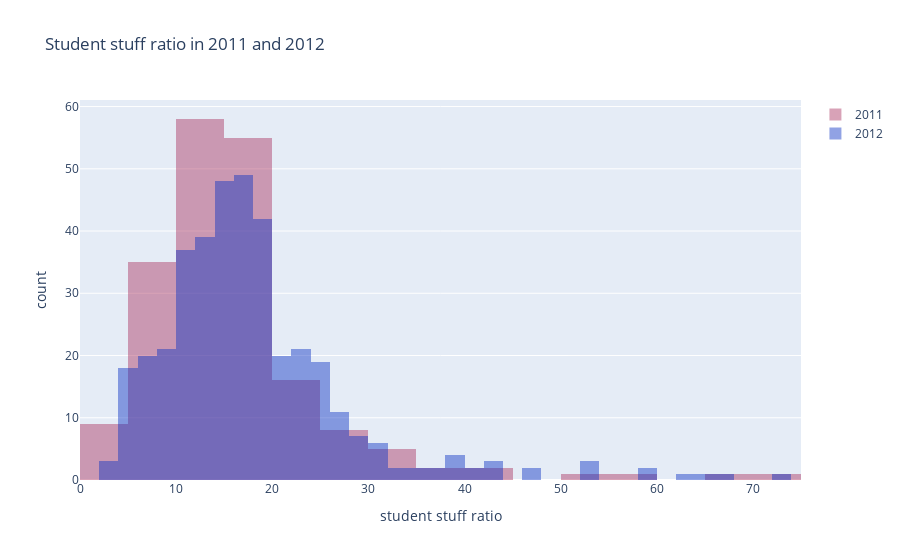

Notebook source saved alongside this figure:
### Markdown cell above
<a id="7"></a> <br>
# Histogram 
### Lets look at histogram of students-staff ratio in 2011 and 2012 years.

### Code cell
x2011 = timesData.student_staff_ratio[timesData.year==2011]
x2012 = timesData.student_staff_ratio[timesData.year==2012]
trace1 = go.Histogram(
    x=x2011,
    opacity=0.75,
    name="2011",
    marker= dict(color="rgba(171, 50, 96, 0.6)")
)
trace2 = go.Histogram(
    x=x2012,
    opacity=0.75,
    name="2012",
    marker = dict(color="rgba(12, 50, 196, 0.6)")
)
data = [trace1,trace2]
layout = go.Layout(
    barmode="overlay",
    title="Student stuff ratio in 2011 and 2012",
    xaxis=dict(title="student stuff ratio"),
    yaxis=dict(title="count")
)
fig = go.Figure(data=data,layout=layout)
iplot(fig)

### Figure 1 — Plotly figure (JSON) as saved in the notebook; plotly's stock layout.template omitted (floating-point values rounded to 4 significant figures; data arrays with more than 128 entries replaced by an {"elided": "..."} marker saying what was removed)
{"data": [{"marker": {"color": "rgba(171, 50, 96, 0.6)"}, "name": "2011", "opacity": 0.75, "type": "histogram", "x": {"elided": "200 float values"}}, {"marker": {"color": "rgba(12, 50, 196, 0.6)"}, "name": "2012", "opacity": 0.75, "type": "histogram", "x": {"elided": "402 float values"}}], "layout": {"barmode": "overlay", "title": {"text": "Student stuff ratio in 2011 and 2012"}, "xaxis": {"title": {"text": "student stuff ratio"}}, "yaxis": {"title": {"text": "count"}}}}
